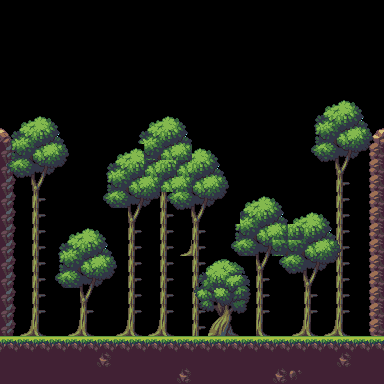

Rendered tile map (Tiled .tmx) drawn with the repository's tilesets; below, a short description and the full map source, tile grids included:
An orthogonal 24x24 tile map with 16x16 px tiles, 3 tile layers (wall, item1, item2), 3 tilesets.

<map version="1.10" tiledversion="1.11.0" orientation="orthogonal" renderorder="right-down" compressionlevel="0" width="24" height="24" tilewidth="16" tileheight="16" infinite="0" nextlayerid="5" nextobjectid="1">
 <tileset firstgid="1" name="Tileset" tilewidth="16" tileheight="16" tilecount="60" columns="10">
  <image source="Tileset.png" width="160" height="96" />
 </tileset>
 <tileset firstgid="61" name="TilesExamples" tilewidth="16" tileheight="16" tilecount="390" columns="26">
  <image source="TilesExamples.png" width="416" height="240" />
 </tileset>
 <tileset firstgid="451" name="Trees" tilewidth="16" tileheight="16" tilecount="128" columns="16">
  <image source="Trees.png" width="256" height="128" />
 </tileset>
 <layer id="1" name="wall" width="24" height="24">
  <data encoding="csv">
0,0,0,0,0,0,0,0,0,0,0,0,0,0,0,0,0,0,0,0,0,0,0,0,
0,0,0,0,0,0,0,0,0,0,0,0,0,0,0,0,0,0,0,0,0,0,0,0,
0,0,0,0,0,0,0,0,0,0,0,0,0,0,0,0,0,0,0,0,0,0,0,0,
0,0,0,0,0,0,0,0,0,0,0,0,0,0,0,0,0,0,0,0,0,0,0,0,
0,0,0,0,0,0,0,0,0,0,0,0,0,0,0,0,0,0,0,0,0,0,0,0,
0,0,0,0,0,0,0,0,0,0,0,0,0,0,0,0,0,0,0,0,0,0,0,0,
0,0,0,0,0,0,0,0,0,0,0,0,0,0,0,0,0,0,0,0,0,0,0,0,
0,0,0,0,0,0,0,0,0,0,0,0,0,0,0,0,0,0,0,0,0,0,0,0,
3,0,0,0,0,0,0,0,0,0,0,0,0,0,0,0,0,0,0,0,0,0,0,1,
146,0,0,0,0,0,0,0,0,0,0,0,0,0,0,0,0,0,0,0,0,0,0,141,
172,0,0,0,0,0,0,0,0,0,0,0,0,0,0,0,0,0,0,0,0,0,0,167,
172,0,0,0,0,0,0,0,0,0,0,0,0,0,0,0,0,0,0,0,0,0,0,167,
172,0,0,0,0,0,0,0,0,0,0,0,0,0,0,0,0,0,0,0,0,0,0,167,
172,0,0,0,0,0,0,0,0,0,0,0,0,0,0,0,0,0,0,0,0,0,0,167,
172,0,0,0,0,0,0,0,0,0,0,0,0,0,0,0,0,0,0,0,0,0,0,167,
172,0,0,0,0,0,0,0,0,0,0,0,0,0,0,0,0,0,0,0,0,0,0,167,
172,0,0,0,0,0,0,0,0,0,0,0,0,0,0,0,0,0,0,0,0,0,0,167,
172,0,0,0,0,0,0,0,0,0,0,0,0,0,0,0,0,0,0,0,0,0,0,167,
172,0,0,0,0,0,0,0,0,0,0,0,0,0,0,0,0,0,0,0,0,0,0,167,
172,0,0,0,0,0,0,0,0,0,0,0,0,0,0,0,0,0,0,0,0,0,0,167,
172,0,0,0,0,0,0,0,0,0,0,0,0,0,0,0,0,0,0,0,0,0,0,11,
91,91,91,91,91,91,91,91,91,91,91,91,91,91,91,91,91,91,91,91,91,91,91,91,
142,142,142,142,142,142,117,142,142,142,142,142,142,142,142,142,142,142,142,142,142,117,142,142,
142,142,142,142,142,142,142,142,142,142,142,117,142,142,142,142,142,117,145,142,142,142,142,142
</data>
 </layer>
 <layer id="2" name="item1" width="24" height="24">
  <data encoding="csv">
0,0,0,0,0,0,0,0,0,0,0,0,0,0,0,0,0,0,0,0,0,0,0,0,
0,0,0,0,0,0,0,0,0,0,0,0,0,0,0,0,0,0,0,0,0,0,0,0,
0,0,0,0,0,0,0,0,0,0,0,0,0,0,0,0,0,0,0,0,0,0,0,0,
0,0,0,0,0,0,0,0,0,0,0,0,0,0,0,0,0,0,0,0,0,0,0,0,
0,0,0,0,0,0,0,0,0,0,0,0,0,0,0,0,0,0,0,0,0,0,0,0,
0,0,0,0,0,0,0,0,0,0,0,0,0,0,0,0,0,0,0,0,0,0,0,0,
0,0,0,0,0,0,0,0,0,0,0,0,0,0,0,0,0,0,0,0,0,0,0,0,
0,0,0,0,0,0,0,0,0,0,0,0,0,0,0,0,0,0,0,0,0,0,0,0,
0,0,0,0,0,0,0,0,0,0,0,0,0,0,0,0,0,0,0,0,0,0,0,0,
0,477,0,0,0,481,0,0,0,0,477,0,0,0,481,0,0,0,0,0,0,0,0,0,
0,0,0,0,0,0,0,0,0,0,0,0,0,0,0,0,0,0,0,0,0,0,0,0,
0,0,0,0,0,0,0,0,0,0,0,0,0,0,0,0,0,0,0,0,0,559,0,0,
0,0,559,0,0,0,0,0,0,0,559,0,0,0,0,0,0,0,0,0,0,559,0,0,
0,541,559,0,0,0,0,0,543,544,559,0,543,544,0,0,0,0,0,0,0,559,0,0,
0,557,559,0,0,0,557,558,559,560,559,558,559,560,0,0,0,0,0,0,0,559,0,0,
0,0,559,0,0,0,0,497,559,0,559,574,559,524,0,0,0,0,0,0,0,559,0,0,
0,0,559,0,0,0,0,0,559,0,559,0,559,0,0,0,543,0,0,0,0,559,0,0,
0,0,559,0,0,0,0,0,559,0,559,0,559,0,0,521,559,541,0,543,544,559,0,0,
0,0,559,544,0,543,544,0,559,0,559,0,559,0,0,0,559,557,558,559,0,559,0,0,
0,558,559,560,558,559,560,0,559,558,559,560,559,550,551,558,559,573,558,559,558,559,0,0,
0,574,575,576,574,575,576,574,575,574,575,576,559,566,567,568,575,0,574,575,574,575,0,0,
0,0,0,0,0,0,0,0,0,0,0,0,0,0,0,0,0,0,0,0,0,0,0,0,
0,0,0,0,0,0,0,0,0,0,0,0,0,0,0,0,0,0,0,0,0,0,0,0,
0,0,0,0,0,0,0,0,0,0,0,0,0,0,0,0,0,0,0,0,0,0,0,0
</data>
 </layer>
 <layer id="4" name="item2" width="24" height="24">
  <data encoding="csv">
0,0,0,0,0,0,0,0,0,0,0,0,0,0,0,0,0,0,0,0,0,0,0,0,
0,0,0,0,0,0,0,0,0,0,0,0,0,0,0,0,0,0,0,0,0,0,0,0,
0,0,0,0,0,0,0,0,0,0,0,0,0,0,0,0,0,0,0,0,0,0,0,0,
0,0,0,0,0,0,0,0,0,0,0,0,0,0,0,0,0,0,0,0,0,0,0,0,
0,0,0,0,0,0,0,0,0,0,0,0,0,0,0,0,0,0,0,0,0,0,0,0,
0,0,0,0,0,0,0,0,0,0,0,0,0,0,0,0,0,0,0,461,462,463,464,465,
461,462,463,464,465,0,0,0,461,462,463,464,465,0,0,0,0,0,0,477,478,479,480,481,
477,478,479,480,481,0,0,0,477,478,479,480,481,464,465,0,0,0,0,493,494,495,496,497,
493,494,495,496,497,0,0,0,493,494,495,496,463,464,465,0,0,0,0,509,510,511,512,513,
509,510,511,512,513,0,0,478,479,510,511,512,479,480,481,0,0,0,0,525,526,527,528,529,
525,526,527,528,529,0,493,494,495,511,495,511,495,496,497,0,0,0,0,541,542,543,544,545,
541,542,543,544,545,0,509,510,511,512,511,512,511,512,513,462,463,464,465,0,0,0,0,0,
0,0,0,0,0,0,525,526,527,528,525,526,527,528,529,478,479,480,481,463,464,465,0,0,
0,0,0,0,0,0,0,0,0,0,541,542,543,544,545,494,495,496,478,479,480,481,0,0,
0,0,0,477,478,479,480,481,0,0,0,0,0,0,509,510,511,512,495,495,496,497,0,0,
0,0,0,493,494,495,496,497,0,0,0,0,0,0,525,526,527,510,510,511,512,513,0,0,
0,0,0,509,510,511,512,513,0,0,0,0,501,502,503,504,543,525,526,527,528,529,0,0,
0,0,0,525,526,527,528,529,0,0,0,0,517,518,519,520,0,541,542,543,544,545,0,0,
0,0,0,0,0,0,0,0,0,0,0,0,533,534,535,536,0,0,0,0,0,0,0,0,
0,0,0,0,0,0,0,0,0,0,0,0,549,550,551,552,0,0,0,0,0,0,0,0,
0,0,0,0,0,0,0,0,0,0,0,0,0,0,0,0,0,0,0,0,0,0,0,0,
0,0,0,0,0,0,0,0,0,0,0,0,0,0,0,0,0,0,0,0,0,0,0,0,
0,0,0,0,0,0,0,0,0,0,0,0,0,0,0,0,0,0,0,0,0,0,0,0,
0,0,0,0,0,0,0,0,0,0,0,0,0,0,0,0,0,0,0,0,0,0,0,0
</data>
 </layer>
</map>
